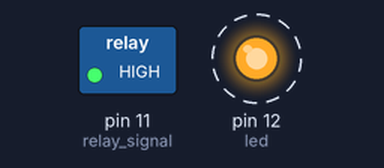
Bench run of a sketch on a simulated Arduino Uno, built with avr-gcc and run on an emulated ATmega328P. Shown: switched loads named in the sketch (green lamp = pin HIGH), output pins drawn as LEDs (lit = HIGH). Dashed ring = blinking.

Above: at 0.5 s.
Timing chart, 0 to 4.6 s (numbered marks = the images above):
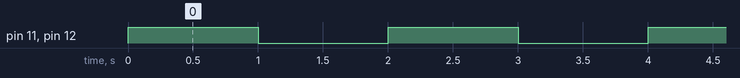

The sketch:

relay_led.ino
```cpp
int relay_signal = 11;
int led = 12;
void setup() {
  pinMode(relay_signal, OUTPUT);
  pinMode(led, OUTPUT);
}

void loop() {
  digitalWrite(relay_signal, HIGH); //set relay signal to HIGH
  digitalWrite(led, HIGH);
  delay(1000);

  digitalWrite(relay_signal, LOW);
  digitalWrite(led, LOW);
  delay(1000);
}
```

Measured:
- by itself, pin 11 (relay_signal), pin 12 (led): alternates HIGH for 1.0 s and LOW for 1.0 s
